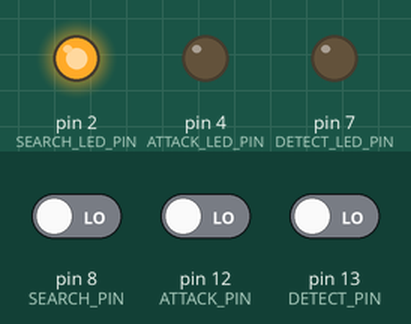
A sketch run on a simulated Arduino Uno, built with avr-gcc and run on an emulated ATmega328P. Parts: output pins drawn as LEDs (lit = HIGH). Dashed ring = blinking. The inputs (shaded band) are chosen by the test bench; at power-on: pin 12 (ATTACK_PIN) LOW, pin 13 (DETECT_PIN) LOW, pin 8 (SEARCH_PIN) LOW.

Above: at 1.2 s.
1.3 s: pin 12 (ATTACK_PIN) driven HIGH
At 1.6 s:
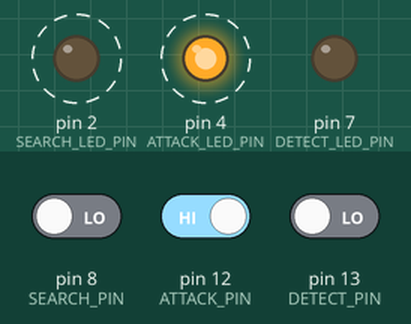
4.3 s: pin 13 (DETECT_PIN) driven HIGH
At 4.9 s:
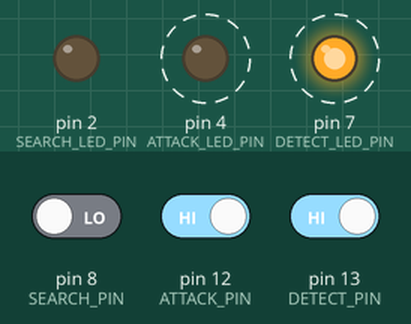
7.3 s: pin 13 (DETECT_PIN) driven LOW
At 7.6 s:
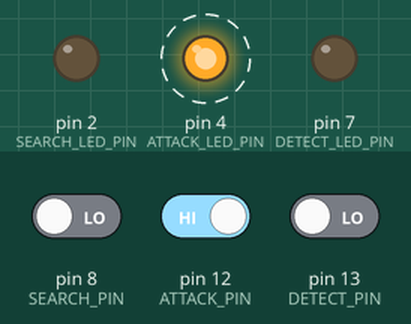
10.3 s: pin 12 (ATTACK_PIN) driven LOW
At 11.7 s:
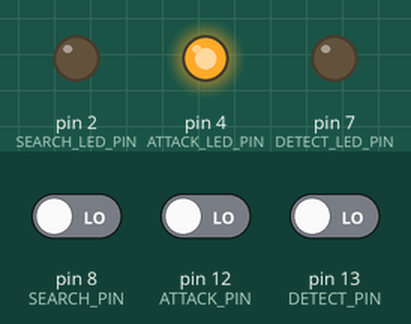
Timing chart, 0 to 12.8 s (numbered marks = the images above; inputs shaded):
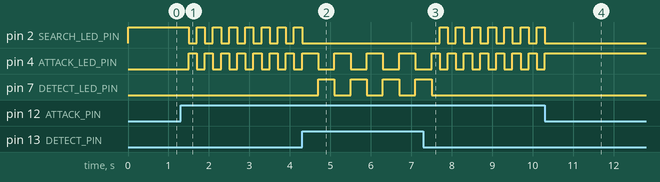

The sketch:

5.WhileTest_v2.ino
```cpp
int changeState(int var)
  {
  int state = 0;
  if (var == 1)
      {
      state = 3;
      }
  else
      {
      state = 1;
      }

  return state;
  }

void turnLedOn(int pin)
  {
  digitalWrite(pin, HIGH);
  }

void turnLedOff(int pin)
  {
  digitalWrite(pin, LOW);
  }


// Functions above
const int DETECT_PIN = 13;
const int ATTACK_PIN = 12;
const int SEARCH_PIN = 8;
const int DETECT_LED_PIN = 7;
const int ATTACK_LED_PIN = 4;
const int SEARCH_LED_PIN = 2;
const int detecting = 1;
const int notDetecting = 3;


int detectState = notDetecting;
int attackState = notDetecting;
int searchState = notDetecting;


void setup()
  {
  Serial.begin(9600);
  pinMode(DETECT_PIN, INPUT);
  pinMode(ATTACK_PIN, INPUT);
  pinMode(SEARCH_PIN, INPUT);
  pinMode(DETECT_LED_PIN, OUTPUT);
  pinMode(ATTACK_LED_PIN, OUTPUT);
  pinMode(SEARCH_LED_PIN, OUTPUT);
  }

void loop()
  {
  // if button is pressed
  bool detectStatus = digitalRead(DETECT_PIN);
  bool attackStatus = digitalRead(ATTACK_PIN);
  bool searchStatus = digitalRead(SEARCH_PIN);


  if(detectStatus)
    {
    detectState = changeState(detectState);
    delay(200);
    }

  if(attackStatus)
      {
      attackState = changeState(attackState);
      delay(200);
      }

   if(searchStatus)
    {
    searchState = changeState(searchState);
    delay(200);
    }


    if(detectState == detecting)
      {
      attackState = notDetecting;
      searchState = notDetecting;
      turnLedOn(DETECT_LED_PIN);
      turnLedOff(ATTACK_LED_PIN);
      turnLedOff(SEARCH_LED_PIN);
      }

    else
      {
      turnLedOff(DETECT_LED_PIN);
      if (attackState == detecting)
        {
        searchState = notDetecting;
        turnLedOn(ATTACK_LED_PIN);
        turnLedOff(SEARCH_LED_PIN);
        }
      else
        {
        turnLedOff(ATTACK_LED_PIN);
        turnLedOn(SEARCH_LED_PIN);
        }

      }
  }
```

Measured:
- after the input at 1.3 s, pin 2 (SEARCH_LED_PIN), pin 4 (ATTACK_LED_PIN): alternates HIGH for 0.20 s and LOW for 0.20 s, starting after 0.20 s
- after the input at 4.3 s, pin 2 (SEARCH_LED_PIN): goes on until 4.3 s, then stays LOW; pin 4 (ATTACK_LED_PIN), pin 7 (DETECT_LED_PIN): alternates HIGH for 0.40 s and LOW for 0.40 s, starting after 0.40 s
- after the input at 7.3 s, pin 2 (SEARCH_LED_PIN), pin 4 (ATTACK_LED_PIN): alternates HIGH for 0.20 s and LOW for 0.20 s, starting after 0.40 s; pin 7 (DETECT_LED_PIN): goes on until 7.5 s, then stays LOW
- after the input at 10.3 s, pin 2 (SEARCH_LED_PIN): goes on until 10.3 s, then stays LOW; pin 4 (ATTACK_LED_PIN): goes on until 10.3 s, then stays HIGH
